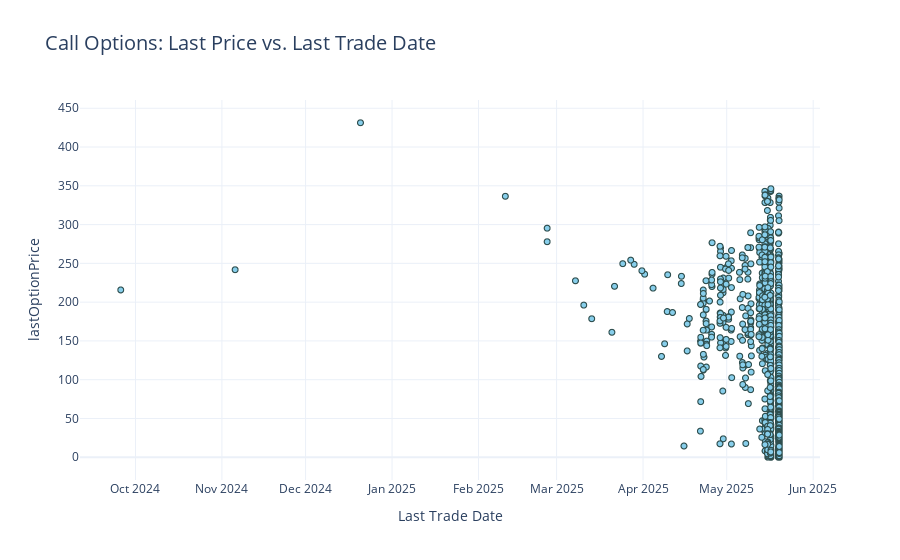

Notebook cell for this chart:
### Code cell
fig = px.scatter(
    opts_data_c,
    x='lastTradeDate',
    y='lastOptionPrice',
    title='Call Options: Last Price vs. Last Trade Date',
    labels={
        'lastTradeDate': 'Last Trade Date',
        'lastOptionsPrice': 'Last Price (USD)'
    },
    template='plotly_white'
)

fig.update_traces(
    marker=dict(size=6, color='skyblue', line=dict(width=1, color='DarkSlateGrey'))
)

fig.update_layout(
    xaxis=dict(showgrid=True),
    yaxis=dict(showgrid=True),
    title_font_size=20
)

fig.show()

### Figure 1 — Plotly figure (JSON) as saved in the notebook; plotly's stock layout.template omitted (floating-point values rounded to 4 significant figures; data arrays with more than 128 entries replaced by an {"elided": "..."} marker saying what was removed)
{"data": [{"hovertemplate": "Last Trade Date=%{x}<br>lastOptionPrice=%{y}<extra></extra>", "legendgroup": "", "marker": {"color": "skyblue", "line": {"color": "DarkSlateGrey", "width": 1}, "size": 6, "symbol": "circle"}, "mode": "markers", "name": "", "showlegend": false, "type": "scattergl", "x": {"elided": "2222 str values"}, "xaxis": "x", "y": {"elided": "2222 float values"}, "yaxis": "y"}], "layout": {"autosize": true, "legend": {"tracegroupgap": 0}, "title": {"font": {"size": 20}, "text": "Call Options: Last Price vs. Last Trade Date"}, "xaxis": {"anchor": "y", "autorange": true, "domain": [0, 1], "range": ["2024-09-11 10:58:29.3065", "2025-06-03 02:26:05.6935"], "showgrid": true, "title": {"text": "Last Trade Date"}, "type": "date"}, "yaxis": {"anchor": "x", "autorange": true, "domain": [0, 1], "range": [-35.58, 466.9], "showgrid": true, "title": {"text": "lastOptionPrice"}, "type": "linear"}}}
